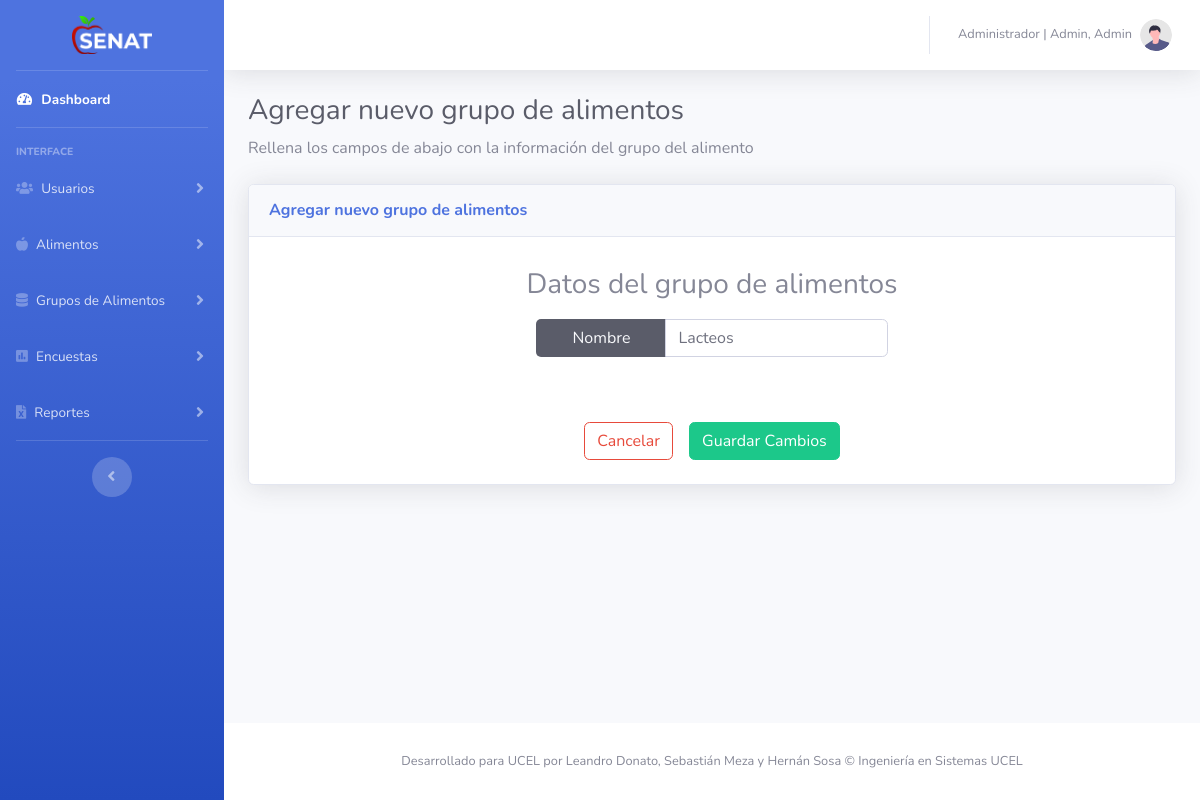
Screenshot of /assets/pages/GruposDeAlimentos/editarGrupoDeAlimento.php?editarGrupo=19 (signed in) with the database file from the repository.
### tables this page shows
CREATE TABLE `usuario` (
  `idusuario` int(11) NOT NULL,
  `dni` varchar(200) NOT NULL,
  `clave` varchar(200) NOT NULL,
  `nombre` varchar(200) NOT NULL,
  `apellido` varchar(200) NOT NULL,
  `rol` varchar(200) NOT NULL,
  `correo` varchar(200) NOT NULL,
  `foto` varchar(200) NOT NULL,
  `estado` int(1) NOT NULL
);

CREATE TABLE `grupos` (
  `idgrupos` int(11) NOT NULL,
  `nombres` varchar(200) NOT NULL
);

### assets/pages/GruposDeAlimentos/editarGrupoDeAlimento.php (the view, shortened to what this page needs)
<?php
include("../../../includes/conectar.php");
include("../../../utils/menu.php");
include("../../../utils/navbar.php");
include("../../../utils/footer.php");
$idGrupo = $_SESSION['editarGrupo'];
$grupoQuery = mysqli_query($conect, "SELECT * FROM grupos WHERE idgrupos='$idGrupo'");
$grupo = mysqli_fetch_assoc($grupoQuery);
?>
<!DOCTYPE html>
<html lang="es">
<head>
  <link href="../../../vendor/fontawesome-free/css/all.min.css" rel="stylesheet" type="text/css">
  <link href="../../../css/sb-admin-2.min.css" rel="stylesheet">
  <link href="../../../css/estilos.css" rel="stylesheet">
</head>
<body id="page-top">
  <div id="wrapper">
    <?php
    echo $menuGrupoDeAlimentos;
    ?>
    <div id="content-wrapper" class="d-flex flex-column">
      <div id="content">
        <?php
        echo $navbar;
        ?>
        <div class="container-fluid">
          <h1 class="h3 mb-2 text-gray-800">Agregar nuevo grupo de alimentos</h1>
          <p class="mb-4">Rellena los campos de abajo con la información del grupo del alimento</p>
          <div class="card shadow mb-4">
            <div class="card-header py-3">
              <h6 class="m-0 font-weight-bold text-primary">Agregar nuevo grupo de alimentos</h6>
            </div>
            <form action="editarGrupoDeAlimento.php" class="form-inline d-flex flex-column align-items-center">
              <div class="row m-3 justify-content-center">
                <div class="col-lg-12 col-md-12 col-sm-12">
                  <div class="alimento__dataInicial">
                    <h3>Datos del grupo de alimentos</h3>
                    <div class="input-group">
                      <div class="input-group-prepend">
                        <span class="input-group-text bg-dark text-light labelMacroMicroNut" id="basic-addon1">Nombre</span>
                      </div>
                      <input type="text" name="nombreGrupo" class="form-control" placeholder="Nombre del grupo..." aria-label="nombreAlimento" aria-describedby="basic-addon1" value="<?php echo $grupo['nombres']; ?>">
                    </div>
                  </div>
                </div>
              </div>
              <div class="row m-3 justify-content-center">
                <div class="col-lg-12 col-md-12 col-sm-12">
                  <div class="buttons__AlimentoAlta">
                    <a class="btn btn-outline-danger m-2" href="#" data-toggle="modal" data-target="#cancelarGrupoAlimentoModal" role="button">Cancelar</a>
                    <a href="#" class="btn btn-success m-2" data-toggle="modal" data-target="#guardarGrupoAlimentoModal" role="button">Guardar Cambios</a>
                  </div>
                </div>
              </div>
            </form>
          </div>
        </div>
      </div>
      <?php
      echo $footer;
      ?>
    </div>
  </div>
</body>
</html>

### utils/navbar.php (shortened to what this page needs)
<?php
$u=$_SESSION['user'];
$c=mysqli_query($conect, "SELECT * FROM usuario WHERE dni='$u'");
$a=mysqli_fetch_assoc($c);
if($a['rol']==1){
  $rol='Administrador';
}else{
  $rol='Nutricionista';
}
if($a['foto']==''){
  $foto='undraw_profile.svg';
}else{
  $foto=$a['dni'].'.jpg';
}
$navbar='
<nav class="navbar navbar-expand navbar-light bg-white topbar mb-4 static-top shadow">
  <button id="sidebarToggleTop" class="btn btn-link d-md-none rounded-circle mr-3">
    <i class="fa fa-bars"></i>
  </button>
  <ul class="navbar-nav ml-auto">
    <div class="topbar-divider d-none d-sm-block"></div>
    <li class="nav-item dropdown no-arrow">
      <a class="nav-link dropdown-toggle" href="#" id="userDropdown" role="button" data-toggle="dropdown"
        aria-haspopup="true" aria-expanded="false">
        <span class="mr-2 d-none d-lg-inline text-gray-600 small">'.$rol.' | '.$a['apellido'].', '.$a['nombre'].'</span>
        <img class="img-profile rounded-circle" src="../../img/ImgUsuarios/'.$foto.'">
        </a>
      <div class="dropdown-menu dropdown-menu-right shadow animated--grow-in" aria-labelledby="userDropdown">
        <a class="dropdown-item" href="#" data-toggle="modal" data-target="#logoutModal">
          <i class="fas fa-sign-out-alt fa-sm fa-fw mr-2 text-gray-400"></i>
          Cerrar sesión
        </a>
      </div>
    </li>
  </ul>
</nav>
';
?>

### css/estilos.css (style rules this page uses)
p { margin: 0; }
.row { margin: 0; }
.alimento__dataInicial { display: flex; flex-direction: column; text-align: center; padding: 15px; border-radius: 10px; }
.input-group { margin: 10px; width: auto; }
.buttons__AlimentoAlta { display: flex; justify-content: center; }
.labelMacroMicroNut { width: 130px; justify-content: center; border: 0; border-top-left-radius: 5px; border-bottom-left-radius: 5px; }

### rows the page displays
usuario: rol "Administrador", apellido "Admin", nombre "Admin"
grupos: nombreGrupo "Lacteos"
